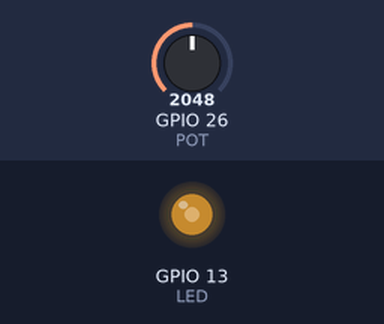
This sketch was run on a simulated ESP32. Shown: output pins drawn as LEDs (lit = HIGH). Inputs (shaded band) come from the test bench; at power-on: GPIO 26 (POT) = 2048 (analog values on the 0–4095 scale).

Above: at 1.2 s.
1.3 s: GPIO 26 (POT) set to 2866
At 1.7 s:
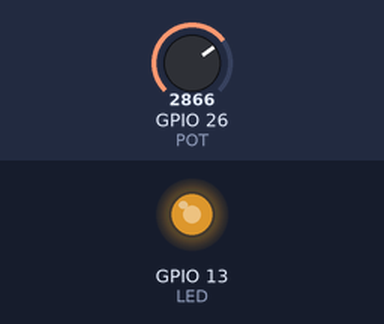
2.8 s: GPIO 26 (POT) set to 3603
At 4.0 s:
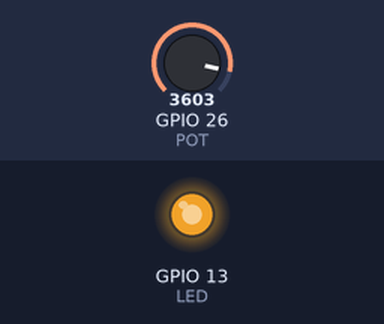
4.3 s: GPIO 26 (POT) set to 491
At 5.5 s:
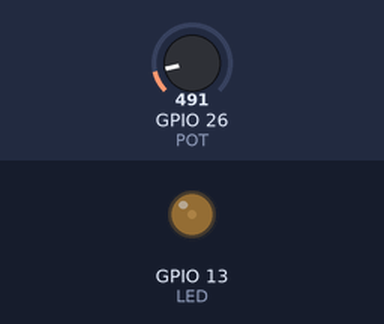
5.8 s: GPIO 26 (POT) set to 0
At 6.8 s:
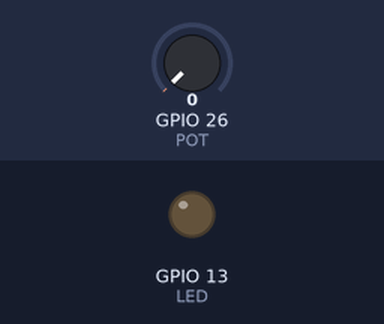
Timing chart, 0 to 8.3 s (numbered marks = the images above; inputs shaded):
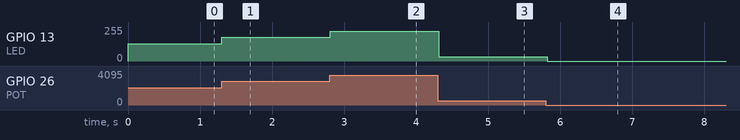

The sketch:

adc_read.ino
```cpp
#define     POT        26
#define     LED        13
#define     CHANNEL    0
#define     RES        12
#define     FREQ       1000


//初始化模拟输入值
int pot_value;


void setup() {
   Serial.begin(9600);
  // 设置ADC分辨率
  analogReadResolution(RES);

  //配置输入衰减
  analogSetAttenuation(ADC_11db);

  //建立LEDC通道，配置LEDC分辨率
  ledcSetup(CHANNEL, FREQ, RES);

  //关联GPIO与LEDC通道
  ledcAttachPin(LED, CHANNEL);
}

void loop() {
  //获取模拟信号输入值
  pot_value = analogRead(POT);
  //输出PWM
  ledcWrite(CHANNEL, pot_value);
  delay(50);
}
```

Measured:
- after the input at 1.3 s, GPIO 13 (LED): 128/255 → 178/255 at once
- after the input at 2.8 s, GPIO 13 (LED): 178/255 → 224/255 at once
- after the input at 4.3 s, GPIO 13 (LED): 224/255 → 31/255 at once
- after the input at 5.8 s, GPIO 13 (LED): 31/255 → 0/255 at once
